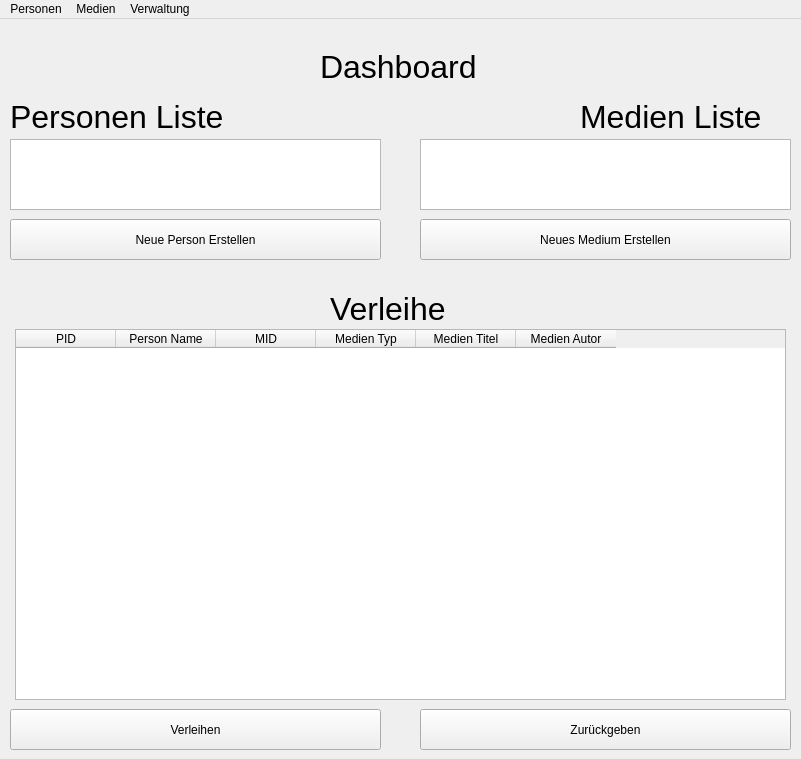
<?xml version="1.0" encoding="UTF-8"?>
<ui version="4.0">
 <class>MainWindow</class>
 <widget class="QMainWindow" name="MainWindow">
  <property name="geometry">
   <rect>
    <x>0</x>
    <y>0</y>
    <width>801</width>
    <height>759</height>
   </rect>
  </property>
  <property name="windowTitle">
   <string>MainWindow</string>
  </property>
  <widget class="QWidget" name="centralwidget">
   <widget class="QLabel" name="lableDashboard">
    <property name="geometry">
     <rect>
      <x>320</x>
      <y>30</y>
      <width>171</width>
      <height>31</height>
     </rect>
    </property>
    <property name="font">
     <font>
      <pointsize>24</pointsize>
     </font>
    </property>
    <property name="text">
     <string>&lt;html&gt;&lt;head/&gt;&lt;body&gt;&lt;p&gt;Dashboard&lt;/p&gt;&lt;/body&gt;&lt;/html&gt;</string>
    </property>
   </widget>
   <widget class="QLabel" name="labelPersonen">
    <property name="geometry">
     <rect>
      <x>10</x>
      <y>80</y>
      <width>241</width>
      <height>31</height>
     </rect>
    </property>
    <property name="font">
     <font>
      <pointsize>24</pointsize>
     </font>
    </property>
    <property name="text">
     <string>&lt;html&gt;&lt;head/&gt;&lt;body&gt;&lt;p&gt;Personen Liste&lt;/p&gt;&lt;/body&gt;&lt;/html&gt;</string>
    </property>
   </widget>
   <widget class="QLabel" name="labelMedien">
    <property name="geometry">
     <rect>
      <x>580</x>
      <y>80</y>
      <width>211</width>
      <height>31</height>
     </rect>
    </property>
    <property name="font">
     <font>
      <pointsize>24</pointsize>
     </font>
    </property>
    <property name="text">
     <string>&lt;html&gt;&lt;head/&gt;&lt;body&gt;&lt;p&gt;Medien Liste&lt;/p&gt;&lt;/body&gt;&lt;/html&gt;</string>
    </property>
   </widget>
   <widget class="QListWidget" name="personListWidget">
    <property name="geometry">
     <rect>
      <x>10</x>
      <y>120</y>
      <width>371</width>
      <height>71</height>
     </rect>
    </property>
   </widget>
   <widget class="QListWidget" name="mediaListWidget">
    <property name="geometry">
     <rect>
      <x>420</x>
      <y>120</y>
      <width>371</width>
      <height>71</height>
     </rect>
    </property>
   </widget>
   <widget class="QLabel" name="lableVerleihe">
    <property name="geometry">
     <rect>
      <x>330</x>
      <y>270</y>
      <width>141</width>
      <height>41</height>
     </rect>
    </property>
    <property name="font">
     <font>
      <pointsize>24</pointsize>
     </font>
    </property>
    <property name="text">
     <string>&lt;html&gt;&lt;head/&gt;&lt;body&gt;&lt;p&gt;Verleihe&lt;/p&gt;&lt;/body&gt;&lt;/html&gt;</string>
    </property>
   </widget>
   <widget class="QPushButton" name="createPersonBTN">
    <property name="geometry">
     <rect>
      <x>10</x>
      <y>200</y>
      <width>371</width>
      <height>41</height>
     </rect>
    </property>
    <property name="text">
     <string>Neue Person Erstellen</string>
    </property>
   </widget>
   <widget class="QPushButton" name="createMediaBTN">
    <property name="geometry">
     <rect>
      <x>420</x>
      <y>200</y>
      <width>371</width>
      <height>41</height>
     </rect>
    </property>
    <property name="text">
     <string>Neues Medium Erstellen</string>
    </property>
   </widget>
   <widget class="QPushButton" name="borrowBTN">
    <property name="geometry">
     <rect>
      <x>10</x>
      <y>690</y>
      <width>371</width>
      <height>41</height>
     </rect>
    </property>
    <property name="text">
     <string>Verleihen</string>
    </property>
   </widget>
   <widget class="QPushButton" name="givebackBTN">
    <property name="geometry">
     <rect>
      <x>420</x>
      <y>690</y>
      <width>371</width>
      <height>41</height>
     </rect>
    </property>
    <property name="text">
     <string>Zurückgeben</string>
    </property>
   </widget>
   <widget class="QTableWidget" name="tableWidgetBorrow">
    <property name="geometry">
     <rect>
      <x>15</x>
      <y>310</y>
      <width>771</width>
      <height>371</height>
     </rect>
    </property>
    <property name="sortingEnabled">
     <bool>true</bool>
    </property>
    <column>
     <property name="text">
      <string>PID</string>
     </property>
    </column>
    <column>
     <property name="text">
      <string>Person Name</string>
     </property>
    </column>
    <column>
     <property name="text">
      <string>MID</string>
     </property>
    </column>
    <column>
     <property name="text">
      <string>Medien Typ</string>
     </property>
    </column>
    <column>
     <property name="text">
      <string>Medien Titel</string>
     </property>
    </column>
    <column>
     <property name="text">
      <string>Medien Autor</string>
     </property>
    </column>
   </widget>
  </widget>
  <widget class="QMenuBar" name="menuBar">
   <property name="geometry">
    <rect>
     <x>0</x>
     <y>0</y>
     <width>801</width>
     <height>19</height>
    </rect>
   </property>
   <widget class="QMenu" name="menuPersonen">
    <property name="title">
     <string>Personen</string>
    </property>
    <addaction name="actionErstellenPerson"/>
    <addaction name="actionVerwaltenPersonen"/>
   </widget>
   <widget class="QMenu" name="menuMedien">
    <property name="title">
     <string>Medien</string>
    </property>
    <addaction name="actionErstellenMedium"/>
    <addaction name="actionVerwaltenMedien"/>
   </widget>
   <widget class="QMenu" name="menuVerwaltung">
    <property name="title">
     <string>Verwaltung</string>
    </property>
    <addaction name="actionAusleihen"/>
    <addaction name="actionZur_ckgeben"/>
   </widget>
   <addaction name="menuPersonen"/>
   <addaction name="menuMedien"/>
   <addaction name="menuVerwaltung"/>
  </widget>
  <action name="actionErstellenPerson">
   <property name="text">
    <string>Erstellen</string>
   </property>
  </action>
  <action name="actionErstellenMedium">
   <property name="text">
    <string>Erstellen</string>
   </property>
  </action>
  <action name="actionVerwaltenMedien">
   <property name="text">
    <string>Verwalten</string>
   </property>
  </action>
  <action name="actionVerwaltenPersonen">
   <property name="text">
    <string>Verwalten</string>
   </property>
  </action>
  <action name="actionAusleihen">
   <property name="text">
    <string>Ausleihen</string>
   </property>
  </action>
  <action name="actionZur_ckgeben">
   <property name="text">
    <string>Zurückgeben</string>
   </property>
  </action>
 </widget>
 <resources/>
 <connections/>
</ui>
